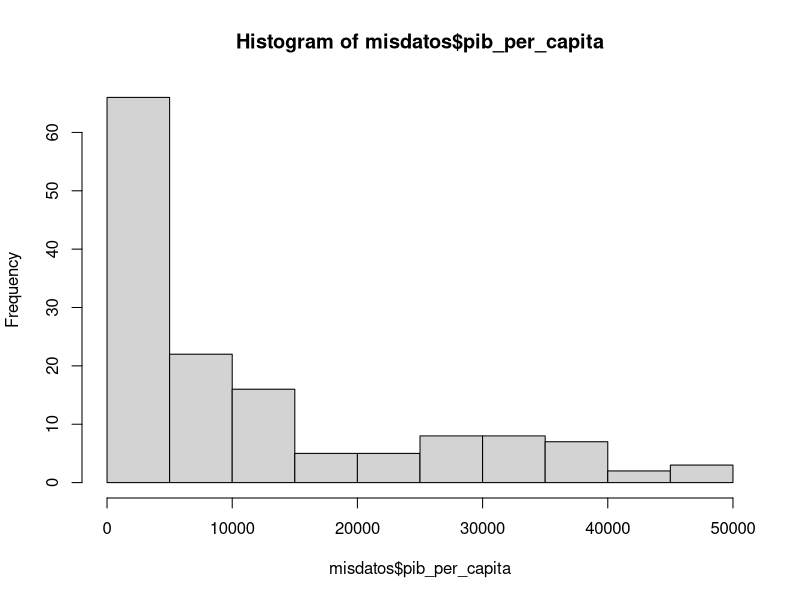
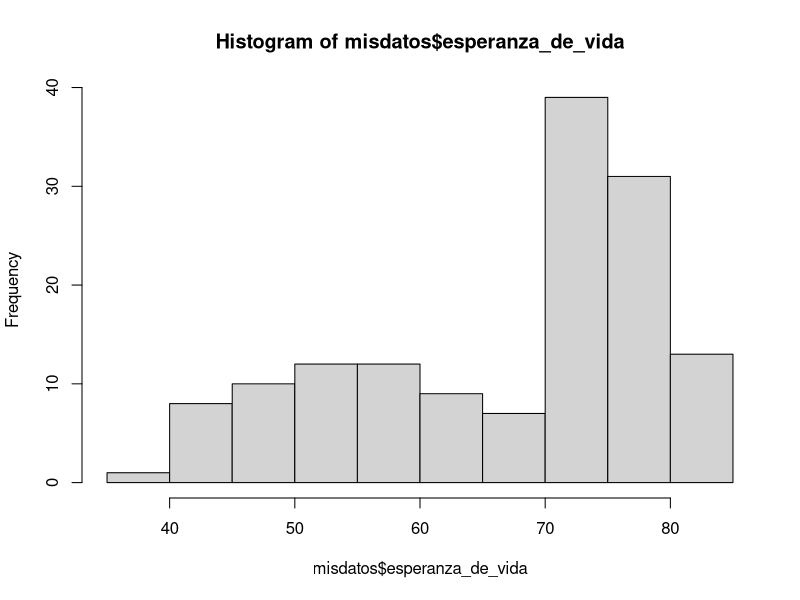
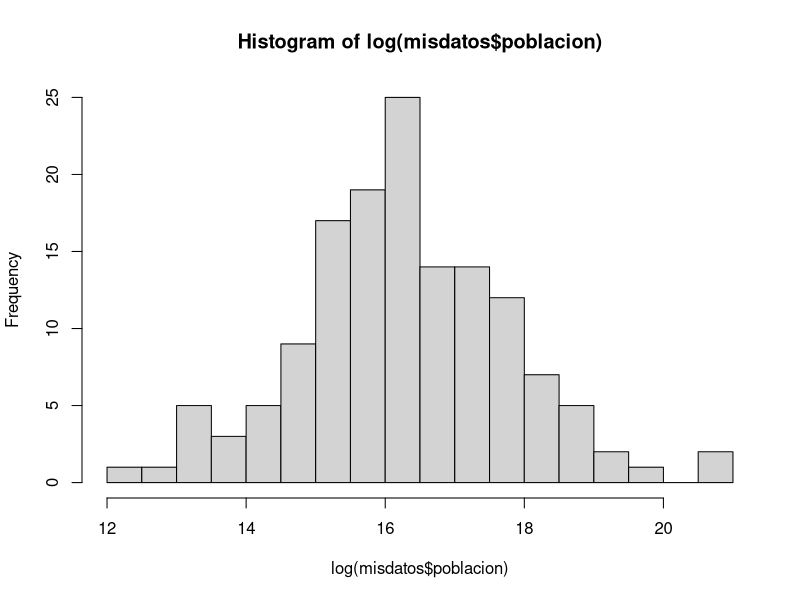

Source code (R) for these figures, in order:
#' ---
#' title: "Solemne 1, parte R. Pauta de corrección."
#' author: Ricardo Mayer
#' ---
#'

#' Comentario general: Una parte de los objetivos es aprender el uso de R, aunque el objetivo 
#' principal sigue siendo *hacer estadística correctamente* usando R. Por esa razón el uso de 
#' de las funciones adecuadas recibe *algo* de puntaje (típicamente un cuarto del puntaje), aunque no estén correctamente empleadas en 
#' el contexto del problema planteado. En la próxima evaluación probablemnete ya no 
#' no hay puntaje asignado por usar incorrectamente la función correcta.


# No olvide ejecutar las líneas 2 y 6 antes de empezar el resto del trabajo
library(readxl)

#' 1. Use la función read_excel para cargar los datos que se encuentran en el archivo excel
#'  datos_ie.xlsx
misdatos <- read_excel("datos_e.xlsx")



#' 2. Para las variables "pib_per_capita" y "esperanza_de_vida" compute lo siguiente
#' 2.1 la media cada una (4 pts)
#' 2.2 la desviación estandar de cada una (4 pts)
#' 2.3 la cantidad de observaciones (n) de cada una (4 pts)

# Para "esperanza de vida"
evi <- misdatos$esperanza_de_vida
emu <- mean(evi)
esd <- sd(evi)
en <- length(evi)

c(emu, esd, en)

# Para "pib per capita"
ppc <- misdatos$pib_per_capita
pmu <- mean(ppc)
psd <- sd(ppc)
pn <- length(ppc)

c(pmu, psd, pn)


# Notas para la corrección:
# - no es necesario que la consola muestre los valores, sólo calcularlos
# - no es necesario guardar los resultados en objetos (i.e. usar <- )
# - la solución a 2.3 puede tomar otras formas como por ejemplo nrow(misdatos) o 
#    incluso dim(misdatos). Otras formas menos aceptables incluyen mirar en el environment
#  cuantas observaciones tiene misdatos, o imprimir misdatos$pib_per_capita y mirar 
# en la consola la cantidad de elementos. En estos ultimos casos se lleva solamente 2 puntos.







#' 3. Grafique los histogramas de estas tres variables:
#' "pib_per_capita" (2 pto),, "esperanza_de_vida" (2 pto), y el logaritmo natural de la variable "población" (4 pts).
#' Puede usar cualquier función y paquete de R que grafique histogramas

hist(misdatos$pib_per_capita, breaks = 15)
hist(misdatos$esperanza_de_vida, breaks = 15)
hist(log(misdatos$poblacion), breaks = 15)

# Notas para la corrección:
# - Cualquier función que grafique un histograma está OK
# - los detalles (como número de breaks) no inciden en el puntaje asignado
# - usar correctamente la función hist (o similar) pero con la variable incorrecta
#  tiene 0.5 puntos
# - usar correctamente la función hist (o similar) y usar la variable  población 
# pero fallar en usar el logaritmo natural de población tiene 1 punto





#' **Procedimiento para pedir recorreción**:
#' Si Ud. encuentra algún error en el puntaje asignado según esta pauta, puede solicitar una reevaluación de la siguiente manera:
#' 
#' - Tome el script que usted escribió durante la solemne y asigne, como comentarios
#' en el script, los puntos que usted considere adecuado *de acuerdo a la pauta de corrección*.
#' - Calcule el puntaje total y compárelo con el puntaje que obtuvo en esta corrección.
#' - Si ambos puntajes difieren, envíe un correo a su profesor, adjuntando su script con su propia corrección.
#' 